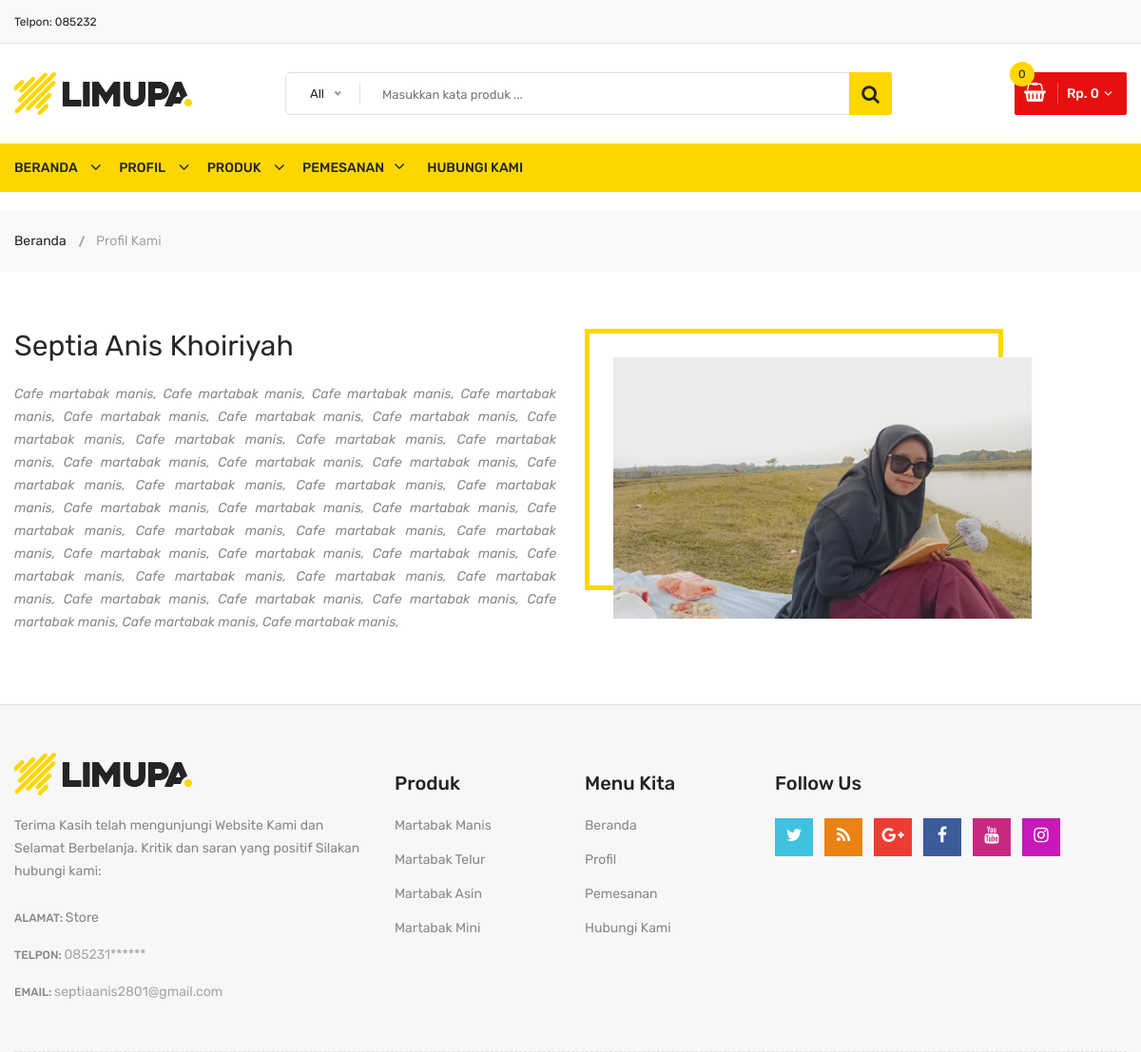
Screenshot of /profil-kami with the database file from the repository.
### anis/models.py (models this page shows)
class Statis(models.Model):
    alamat_kami = models.TextField(max_length=200, blank=False, null=True)
    telpon = models.CharField(max_length=200, blank=False, null=True)
    email = models.EmailField(max_length=200, blank=False, null=True)
    class Meta:
        verbose_name_plural ="Data Statis"

class Profil(models.Model):
    nama = models.CharField(max_length=200, blank=False, null=True)
    keterangan =  RichTextField(blank=True, null=True)
    gambar = ResizedImageField(size=[1920, 1200], quality=80,crop=['middle', 'center'] , upload_to='gambar/banner', blank=True,null=True, verbose_name="Gambar (1920 x 1200 pixel)")
    tanggal_upload= models.DateTimeField(auto_now_add=True, null=True)
    class Meta:
        verbose_name_plural ="Data Profil"

### anis/views.py (the view)
# urls.py: path('profil-kami', views.profil, name='profil'),
def profil(request):
    profil = Profil.objects.all().order_by('-id')[:1]
    context = {
                "judul": "Halaman Profil",
                "profil":profil,
    }
    return render(request, 'profil.html', context)

### anis/models.py (called while the page is built)
    @property
    def setelah_diskon(self):
        if self.diskon == 0 :
            nilai_diskon = self.harga
        else:
            jml = self.diskon / 100
            nilai_diskon = self.harga - (jml * self.harga)
        return nilai_diskon

### anis/views.py (called while the page is built)
def kategoriberanda(request):
    kategori = Kategori.objects.filter(aktif=True).order_by('-id')
    return {'kategori':kategori}

def modalberita(request):
    modalproduk = Produk.objects.order_by('-id')
    return {'modalproduk':modalproduk}

def statisweb(request):
    statis = Statis.objects.get(id=1)
    return {'statis':statis}

### khoiriyah/keranjang.py (called while the page is built)
    def __len__(self): # Menghitung quantity
        return sum(item['quantity'] for item in self.khoiriyah.values())

    def get_total_price(self): # Menghitung total Harga
        return sum(Decimal(item['price']) * item['quantity'] for item in self.khoiriyah.values())

### khoiriyah/konteks.py (called while the page is built)
def keranjang(request):
    return {'keranjang': Khoiriyah(request)}

### anis/templates/profil.html
{% extends "base.html" %}
{% load static %}
{% block content %}
<div class="breadcrumb-area">
    <div class="container">
        <div class="breadcrumb-content">
            <ul>
                <li><a href="{% url 'beranda' %}">Beranda</a></li>
                <li class="active">Profil Kami</li>
            </ul>
        </div>
    </div>
</div>
<div class="about-us-wrapper pt-60 pb-40">
    <div class="container">
        {% for profil in profil %}
        <div class="row">
            <div class="col-lg-6 order-last order-lg-first">
                <div class="about-text-wrap">
                    <h2><span>{{profil.nama}}</span></h2>
                        <div class="text-justify">
                            <span>{{profil.keterangan|safe}} </span>
                        </div>
                </div>
            </div>
                <div class="col-lg-5 col-md-10">
                    <div class="about-image-wrap">
                        <img class="img-full" src="{{profil.gambar.url}}" alt="{{profil.nama}}" />
                    </div>
                </div>
        </div>
            {% empty %}
                <div class="row">
                    <div class="col-lg-12 order-last order-lg-first">
                        <div class="alert alert-danger">Profil Belum diisi</div>
                    </div>
                </div>
            {% endfor %}
    </div>
</div>
{% endblock content %}

### templates/base.html (shortened to what this page needs)
{% load static %}
{% load humanize %}
<!doctype html>
<html class="no-js" lang="zxx">
<head>
        <link rel="stylesheet" href="{% static 'css/material-design-iconic-font.min.css' %}">
        <link rel="stylesheet" href="{% static 'css/font-awesome.min.css' %}">
        <link rel="stylesheet" href="{% static 'css/fontawesome-stars.css' %}">
        <link rel="stylesheet" href="{% static 'css/meanmenu.css' %}">
        <link rel="stylesheet" href="{% static 'css/owl.carousel.min.css' %}">
        <link rel="stylesheet" href="{% static 'css/slick.css' %}">
        <link rel="stylesheet" href="{% static 'css/animate.css' %}">
        <link rel="stylesheet" href="{% static 'css/jquery-ui.min.css' %}">
        <link rel="stylesheet" href="{% static 'css/venobox.css' %}">
        <link rel="stylesheet" href="{% static 'css/nice-select.css' %}">
        <link rel="stylesheet" href="{% static 'css/magnific-popup.css' %}">
        <link rel="stylesheet" href="{% static 'css/bootstrap.min.css' %}">
        <link rel="stylesheet" href="{% static 'css/helper.css' %}">
        <link rel="stylesheet" href="{% static 'style.css' %}">
        <link rel="stylesheet" href="{% static 'css/responsive.css' %}">
    </head>
    <body>
        <div class="body-wrapper">
            <header>
                <div class="header-top">
                    <div class="container">
                        <div class="row">
                            <div class="col-lg-3 col-md-4">
                                <div class="header-top-left">
                                    <ul class="phone-wrap">
                                        <li><span>Telpon: </span><a href="#">{{statis.telpon}}</a></li>
                                    </ul>
                                </div>
                            </div>
                        </div>
                    </div>
                </div>
                <div class="header-middle pl-sm-0 pr-sm-0 pl-xs-0 pr-xs-0">
                    <div class="container">
                        <div class="row">
                            <div class="col-lg-3">
                                <div class="logo pb-sm-30 pb-xs-30">
                                    <a href="index.html">
                                        <img src="{% static 'images/menu/logo/1.jpg' %}" alt="">
                                    </a>
                                </div>
                            </div>
                            <div class="col-lg-9 pl-0 ml-sm-15 ml-xs-15">
                                <form action="{% url 'cari' %}" class="hm-searchbox" method= "GET">
                                    <input type="text" name="kata" placeholder="Masukkan kata produk ...">
                                    <button class="li-btn" type="submit"><i class="fa fa-search"></i></button>
                                </form>
                                <div class="header-middle-right">
                                    <ul class="hm-menu">
                                        <li class="hm-minicart">
                                            <div class="hm-minicart-trigger">
                                                {% with totail_items=keranjang|length %}
                                                    {% if keranjang|length > 0 %}
                                                        <span class="item-icon"></span>
                                                        <span class="item-text">Rp. {{ keranjang.get_total_price |intcomma }}
                                                        <span class="cart-item-count"> {{ totail_items }}</span>
                                                    {% else %}
                                                        <span class="item-text">Rp. 0
                                                        <span class="cart-item-count"> 0 </span>
                                                    </span>
                                                    {% endif %}
                                                {% endwith %}
                                                </div>
                                        </li>
                                    </ul>
                                </div>
                            </div>
                        </div>
                    </div>
                </div>
                <div class="header-bottom header-sticky d-none d-lg-block">
                    <div class="container">
                        <div class="row">
                            <div class="col-lg-12">
                                <div class="hb-menu hb-menu-2 d-xl-block">
                              {% include "navbar.html" %}
                                </div>
                            </div>
                        </div>
                    </div>
                </div>
            </header>
            {% block content %}
            {% endblock content %}
            <div class="footer">
                <div class="footer-static-middle">
                    <div class="container">
                        <div class="footer-logo-wrap pt-50 pb-35">
                            <div class="row">
                                <div class="col-lg-4 col-md-6">
                                    <div class="footer-logo">
                                        <img src="{% static 'images/menu/logo/1.jpg' %}" alt="Footer Logo">
                                        <p class="info">
                                            Terima Kasih telah mengunjungi Website Kami dan Selamat Berbelanja. Kritik dan saran yang positif Silakan hubungi kami:
                                        </p>
                                    </div>
                                    <ul class="des">
                                        <li>
                                            <span>Alamat: </span>
                                            Store
                                        </li>
                                        <li>
                                            <span>Telpon: </span>
                                            <a href="#">085231******</a>
                                        </li>
                                        <li>
                                            <span>Email: </span>
                                            <a href="mailto://info@yourdomain.com">septiaanis2801@gmail.com</a>
                                        </li>
                                    </ul>
                                </div>
                                <div class="col-lg-2 col-md-3 col-sm-6">
                                    <div class="footer-block">
                                        <h3 class="footer-block-title">Produk</h3>
                                        <ul>
                                            <li><a href="#">Martabak Manis</a></li>
                                            <li><a href="#">Martabak Telur</a></li>
                                            <li><a href="#">Martabak Asin</a></li>
                                            <li><a href="#">Martabak Mini</a></li>
                                        </ul>
                                    </div>
                                </div>
                                <div class="col-lg-2 col-md-3 col-sm-6">
                                    <div class="footer-block">
                                        <h3 class="footer-block-title">Menu Kita</h3>
                                        <ul>
                                            <li><a href="#">Beranda</a></li>
                                            <li><a href="#">Profil</a></li>
                                            <li><a href="#">Pemesanan</a></li>
                                            <li><a href="#">Hubungi Kami</a></li>
                                        </ul>
                                    </div>
                                </div>
                                <div class="col-lg-4">
                                    <div class="footer-block">
                                        <h3 class="footer-block-title">Follow Us</h3>
                                        <ul class="social-link">
                                            <li class="twitter">
                                                <a href="https://twitter.com/" data-toggle="tooltip" target="_blank" title="Twitter">
                                                    <i class="fa fa-twitter"></i>
                                                </a>
                                            </li>
                                            <li class="rss">
                                                <a href="https://rss.com/" data-toggle="tooltip" target="_blank" title="RSS">
                                                    <i class="fa fa-rss"></i>
                                                </a>
                                            </li>
                                            <li class="google-plus">
                                                <a href="https://www.plus.google.com/discover" data-toggle="tooltip" target="_blank" title="Google +">
                                                    <i class="fa fa-google-plus"></i>
                                                </a>
                                            </li>
                                            <li class="facebook">
                                                <a href="https://www.facebook.com/" data-toggle="tooltip" target="_blank" title="Facebook">
                                                    <i class="fa fa-facebook"></i>
                                                </a>
                                            </li>
                                            <li class="youtube">
                                                <a href="https://www.youtube.com/" data-toggle="tooltip" target="_blank" title="Youtube">
                                                    <i class="fa fa-youtube"></i>
                                                </a>
                                            </li>
                                            <li class="instagram">
                                                <a href="https://www.instagram.com/" data-toggle="tooltip" target="_blank" title="Instagram">
                                                    <i class="fa fa-instagram"></i>
                                                </a>
                                            </li>
                                        </ul>
                                    </div>
                                </div>
                            </div>
                        </div>
                    </div>
                </div>
            </div>
            {% for mdp in modalproduk %}
            </div>
            {% endfor %}
    </body>
</html>

### templates/navbar.html (shortened to what this page needs)
<nav>
    <ul>
        <li class="megamenu-holder"><a href="{% url 'beranda' %}">Beranda</a></li>
        <li class="dropdown-holder"><a href="{% url 'profil' %}">Profil</a></li>
        <li class="dropdown-holder"><a href="#">Produk</a>
        </li>
        <li class="megamenu-static-holder"><a href="{% url 'khoiriyah_detail' %}">Pemesanan</a></li>
        <li><a href="{% url 'kontak' %}">Hubungi Kami</a></li>
    </ul>
</nav>

### static/css/responsive.css (style rules this page uses)
@media (min-width: 1200px) and (max-width: 1500px) { .container { max-width: 1170px; padding-left: 0; padding-right: 0; } }

### rows the page displays
Statis: telpon "085232"
Profil: nama "Septia Anis Khoiriyah", keterangan "Cafe martabak manis, Cafe martabak manis, Cafe martabak manis, Cafe martabak manis, Cafe martabak manis, Cafe martabak manis, Cafe martabak manis, Cafe martabak manis, Cafe martabak manis, Cafe martabak manis, Cafe martabak manis, Cafe martabak manis, Cafe martabak manis, Cafe martabak manis, Cafe martabak manis, Cafe martabak manis, Cafe martabak manis, Cafe martabak manis, Cafe martabak manis, Cafe martabak manis, Cafe martabak manis, Cafe martabak manis, Cafe martabak manis, Cafe martabak manis, Cafe martabak manis, Cafe martabak manis, Cafe martabak manis, Cafe martabak manis, Cafe martabak manis, Cafe martabak manis, Cafe martabak manis, Cafe martabak manis, Cafe martabak manis, Cafe…", gambar (picture)
